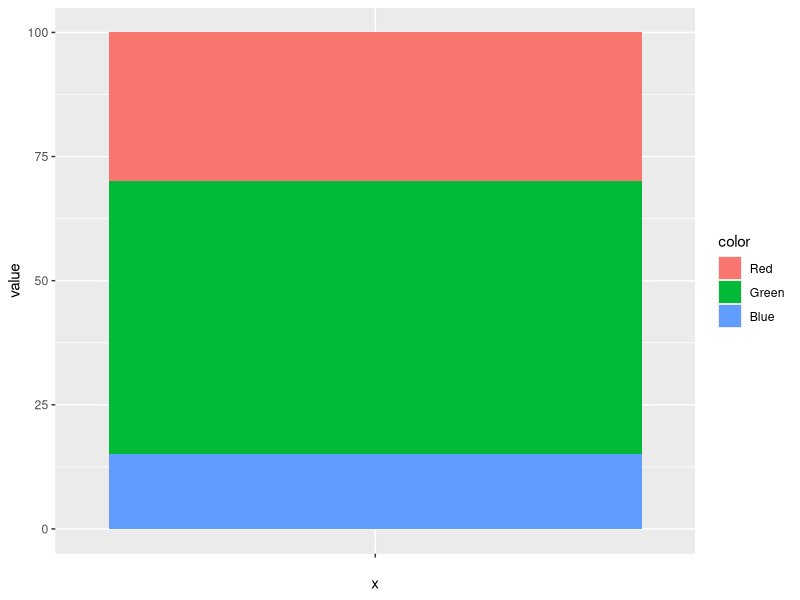
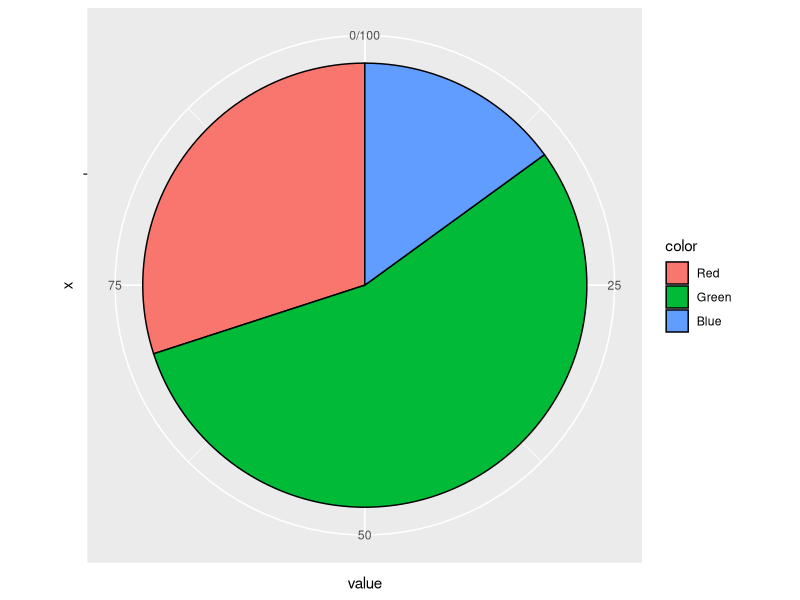
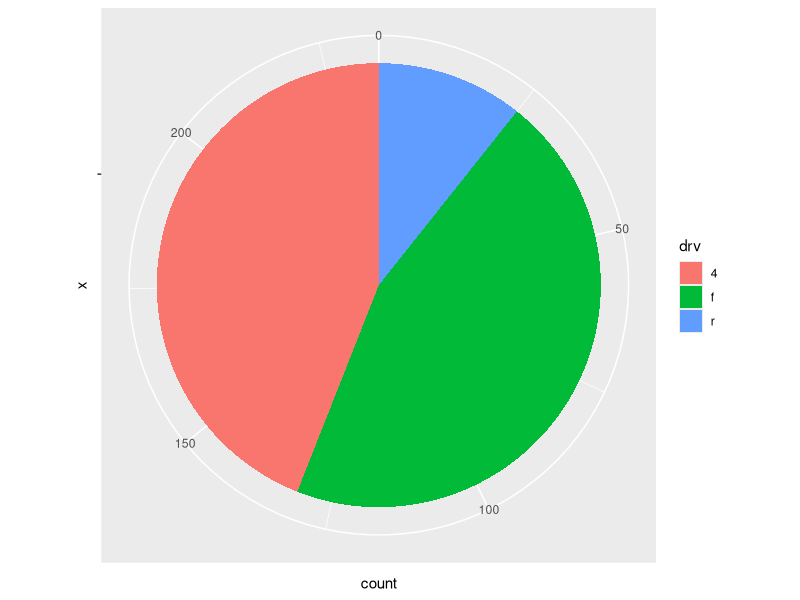
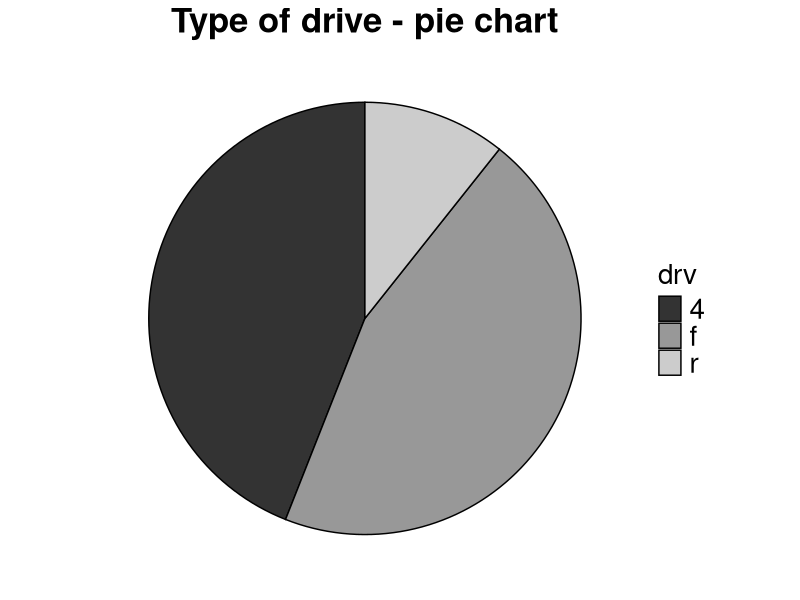

Reproduce these figures in R, in order. (Note: this script raises an error after producing the figures.)
# ggplot2 for stamdard plots and beyond

rm(list = ls())
graphics.off()

# Libraries
library(dplyr)
library(tidyr)
library(ggplot2)
library(cowplot)


# pie chart

# create some data
df <- data.frame(color = c("Red", "Green", "Blue"), value = c(30,55,15))
df <- df %>% mutate(color = factor(color, levels = c("Red", "Green", "Blue")))
print(df)

# first let's create barplot
df %>% 
  ggplot(aes(x = "", y = value, fill = color)) +
  geom_bar(width = 1, stat = "identity")

# for pie chart use barplot with polar coordinates
df %>% 
  ggplot(aes(x = "", y = value, fill = color)) +
  geom_bar(width = 1, stat = "identity", color = "black") +
  coord_polar(theta = "y", start = 0)

# create pie chart from factor variable
mpg %>% 
  ggplot(aes(x = "", fill = drv)) +
  geom_bar(width = 1) +
  coord_polar(theta = "y", start = 0)

# final pie chart for export
mpg %>% 
  ggplot(aes(x = "", fill = drv)) +
  geom_bar(width = 1, color = "black") +
  coord_polar(theta = "y", start = 0) +
  scale_fill_grey() +
  ggtitle("Type of drive - pie chart") +
  theme_minimal() +
  theme(axis.title.x = element_blank(),
        axis.title.y = element_blank(),
        plot.title = element_text(size = 25, face = "bold", hjust = 0.5),
        panel.border = element_blank(),
        panel.grid = element_blank(),
        axis.ticks = element_blank(),
        axis.text.x = element_blank(),
        legend.title = element_text(size = 20),
        legend.text = element_text(size = 20))

ggsave(filename = "./figure/07_piechart_drv_cars.png", 
       plot = last_plot(),
       units = "cm", width = 29.7, height = 21, dpi = 600) 

#####################################################################
# donut chart

# data
data <- data.frame(class = c("A", "B", "C"),
                   size = c(20, 50, 30))

# calculate percentage and borders
# Compute the cumulative percentages (top of each rectangle)
# https://www.r-graph-gallery.com/128-ring-or-donut-plot.html

data <- data %>% 
  mutate(fraction = size / sum(size),
         ymax = cumsum(fraction),
         ymin = ymax - fraction)

# create donut chart
data %>% 
  ggplot(aes(ymax = ymax, 
             ymin = ymin, 
             xmax = 3, 
             xmin = 2, 
             fill = class)) +
  geom_rect() +
  coord_polar(theta = "y") +
  xlim(c(1,3))


# a little bit of customization
data <- data %>% # compute labels and labels position
  mutate(label_position = (ymin + ymax) / 2,
         label = paste0(class, "\n size: ", size))
  
data %>% 
  ggplot(aes(ymax = ymax, 
             ymin = ymin, 
             xmax = 3, 
             xmin = 2, 
             fill = class)) +
  geom_rect(color = "black") +
  geom_label(x = 2.5, aes(y = label_position, label = label), size = 6) +
  coord_polar(theta = "y") +
  scale_fill_viridis_d(option = "viridis") +
  xlim(c(1,3)) +
  theme_void() +
  theme(legend.position = "none")
  

# final donut chart for export
data %>% 
  ggplot(aes(ymax = ymax, 
             ymin = ymin, 
             xmax = 3, 
             xmin = 2, 
             fill = class)) +
  geom_rect(color = "black") +
  geom_text(x = 1.2, aes(y = label_position, label = label, color = class), size = 6) +
  coord_polar(theta = "y") +
  scale_fill_brewer(palette = 3) +
  scale_color_brewer(palette = 3) +
  ggtitle("Classes count - donut chart") +
  xlim(c(-0.5,3)) +
  theme_void() +
  theme(legend.position = "none",
        plot.title = element_text(size = 25, face = "bold", hjust = 0.5))

ggsave(filename = "G:/mihaela/TEACHING//07_donut_classes.png", 
       plot = last_plot(),
       units = "cm", width = 29.7, height = 21, dpi = 600) 
  
